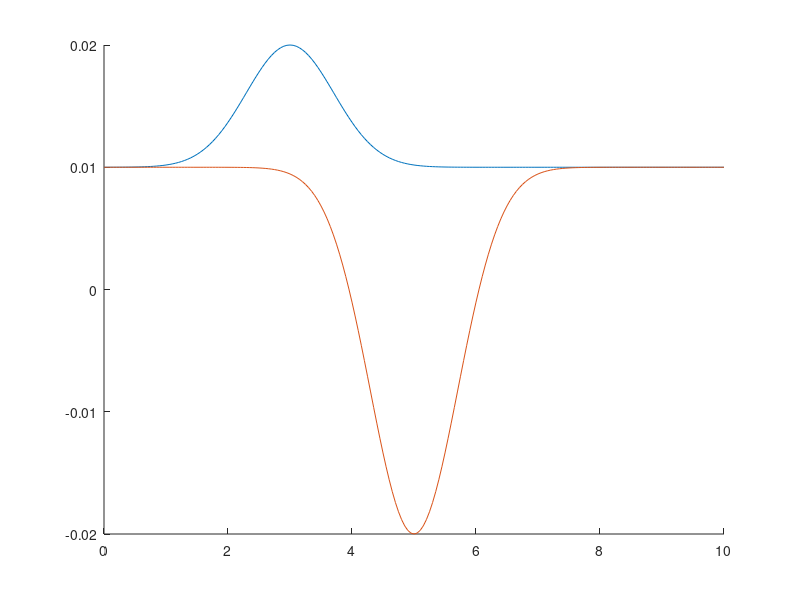

Here is the MATLAB script that generated this plot: (Note: this script raises an error after producing the figure.)
%% TETS stable_check

% TODO: place into SR860

clc

time = 0:0.05:10;
X = 0.01*exp(-((time-3)/1).^2)+0.01;
Y = -0.03*exp(-((time-5)/1).^2)+0.01;

figure
hold on
plot(time, X);
plot(time, Y);

SR860 = SR860_dummy(X, Y);

Stable_checker = stable_check(SR860);

i = 1;
stable = Stable_checker.test;
while ~stable
    i = i + 1;
    time_cut = time(1:i);
    X_cut = X(1:i);
    Y_cut = Y(1:i);
    stable = Stable_checker.test;
    
    cla
    plot(time, X, '--r', 'LineWidth', 1);
    plot(time, Y, '--b', 'LineWidth', 1);
    plot(time_cut, X_cut, '-r', 'LineWidth', 2)
    plot(time_cut, Y_cut, '-b', 'LineWidth', 2)
    drawnow
end


%% TEST single_stable_check

time = 0:0.05:10;
X = 0.01*exp(-((time-3)/1).^2)+0.01;
Y = exp(-time/1)+0.01;

figure
hold on
plot(X, 'LineWidth', 2)
scs = single_stable_check(50/1e6);

i = 1;
stable = scs.test(X(i));
while ~stable
    i = i + 1;
    if i > numel(X)
        erorr('X is empty now')
    end
    stable = scs.test(X(i));
end

scs.draw







